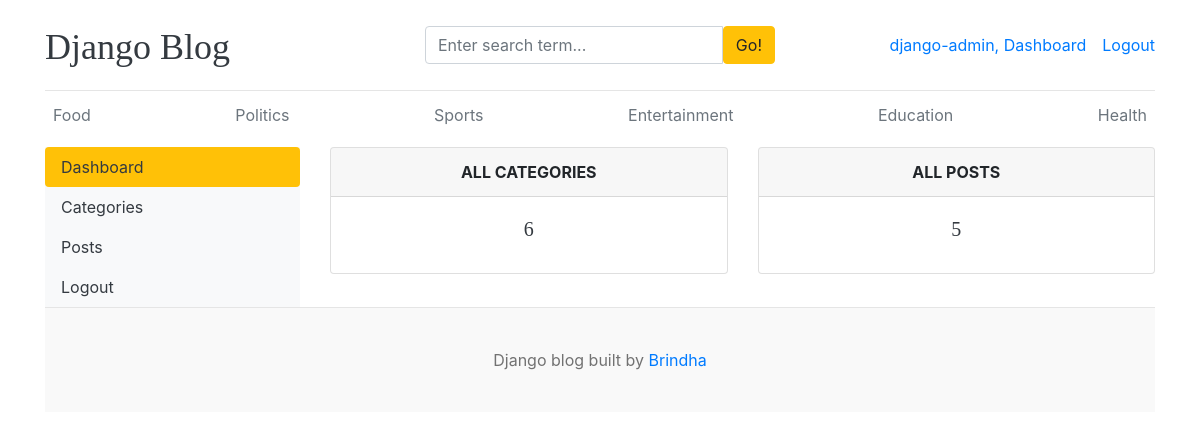
Page /dashboard/ (signed in) on the earlier database version.
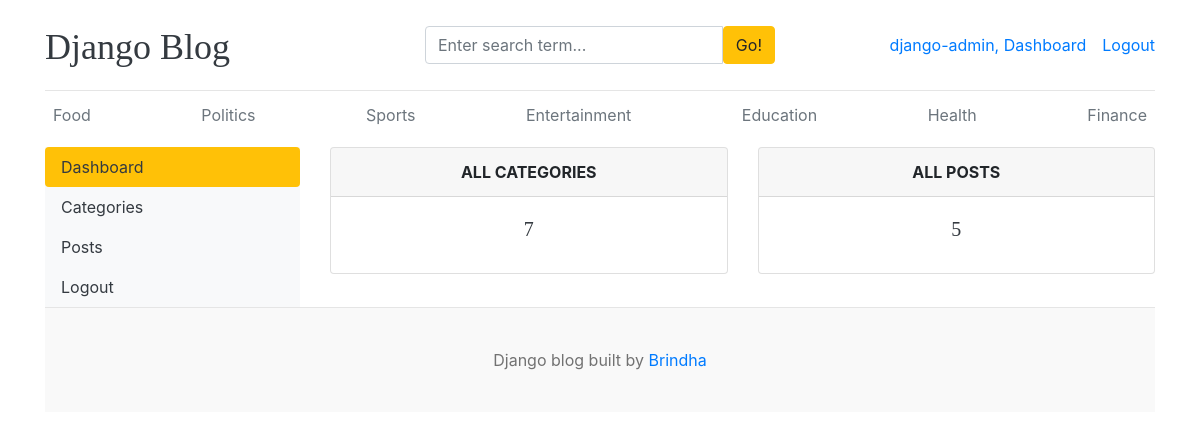
Same page on the later database version.
### blogs/models.py (models this page shows, shortened)
class Category(models.Model):
    category_name = models.CharField(max_length=50, unique = True)
    created_at = models.DateTimeField(auto_now_add=True)
    updated_at = models.DateTimeField(auto_now=True)
    class Meta:
        verbose_name_plural = 'categories'

### dashboard/views.py (the view)
# urls.py: path('dashboard/', include('dashboard.urls'))
@login_required(login_url='login')
def dashboard(request):
    category_count = Category.objects.all().count()
    blogs_count = Blog.objects.all().count()
    context = {
        'category_count': category_count,
        'blogs_count': blogs_count
    }
    return render(request, 'dashboard/dashboard.html', context)

### blogs/context_processors.py (called while the page is built)
def get_categories(request):
    categories = Category.objects.all()
    return dict(categories=categories)

def get_links(request):
    social_links = SocialLinks.objects.all()
    return dict(social_links=social_links)

### templates/dashboard/dashboard.html
{% extends 'base.html' %}
{% block content %}
<div class="row">
    {% include 'dashboard/sidebar.html' %}
    <div class="col-md-9">
        <div class="row">
            <div class="col">
                <div class="card border-default mb-3">
                    <div class="card-header text-center text-uppercase font-weight-bold">All Categories</div>
                    <div class="card-body text-dark">
                        <h5 class="card-title text-center">{{ category_count }}</h5>
                    </div>
                </div>
            </div>
            <div class="col">
                <div class="card border-default mb-3">
                    <div class="card-header text-center text-uppercase font-weight-bold">All Posts</div>
                    <div class="card-body text-dark">
                        <h5 class="card-title text-center">{{ blogs_count }}</h5>
                    </div>
                </div>
            </div>
        </div>
    </div>
</div>
{% endblock %}

### templates/base.html (shortened to what this page needs)
{% load static %}
<!DOCTYPE html>
<html lang="en">
<head>
    <link href="https://getbootstrap.com/docs/4.0/dist/css/bootstrap.min.css" rel="stylesheet">
    <link href="{% static 'css/blog.css' %}" rel="stylesheet">
    <link rel="stylesheet" href="https://cdnjs.cloudflare.com/ajax/libs/font-awesome/4.7.0/css/font-awesome.min.css">
  </head>
<body>
    <div class="container">
      <header class="blog-header py-3">
        <div class="row flex-nowrap justify-content-between align-items-center">
          <div class="col-4 pt-1">
            <a class="blog-header-logo text-dark" href="/">Django Blog</a>
          </div>
          <div class="col-4">
            <form action="{% url 'search' %}" method="GET">
              <div class="input-group">
                  <input class="form-control" type="text" name="keyword" placeholder="Enter search term..." aria-label="Enter search term..." aria-describedby="button-search" />
                  <button type="submit" class="btn btn-warning" id="button-search" type="button">Go!</button>
              </div>
            </form>
          </div>
          <div class="col-4 d-flex justify-content-end align-items-center">
            {% if user.is_authenticated %}
              <span><a href="{% url 'dashboard' %}">{{ user }}, Dashboard</a></span>
              <span><a href="{% url 'logout' %}">Logout</a></span>
            {% else %}
            <a class="btn btn-sm btn-warning" href="{% url 'login'%}">Login</a> &nbsp;
            <a class="btn btn-sm btn-outline-secondary" href="{% url 'register' %}">Sign Up</a>
            {% endif %}
          </div>
        </div>
      </header>
      <div class="nav-scroller py-1 mb-2">
        <nav class="nav d-flex justify-content-between">
          {% for category in categories %}
          <a class="p-2 text-muted" href="{% url 'post_by_category' category.id %}">{{ category.category_name }}</a>
          {% endfor %}
        </nav>
      </div>
{% block content%}
{% endblock %}
<footer class="blog-footer">
  <p>Django blog built by <a href="#">Brindha</a></p>
</footer>
</body>
</html>

Differences in the rows shown:
added Category: category_name "Finance"
Other differences:
{{ category_count }}: "6" → "7"
